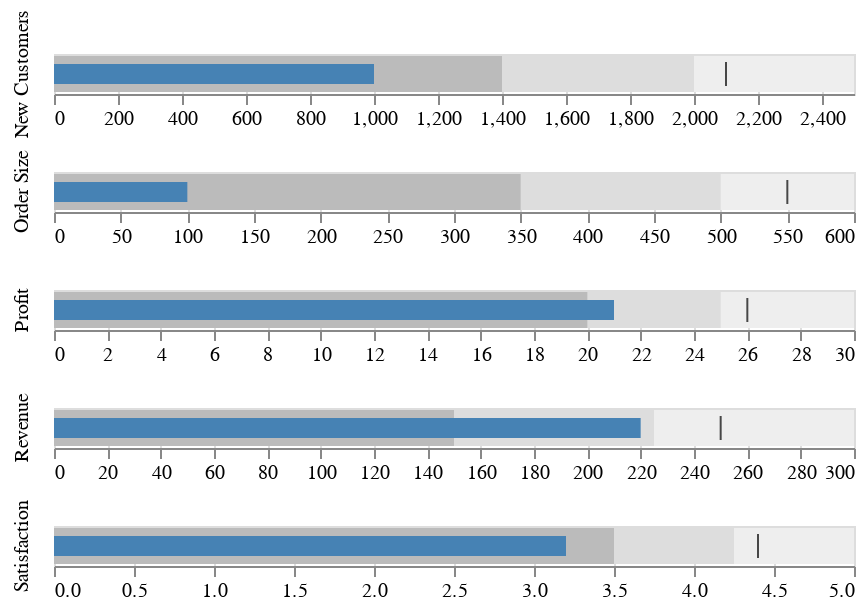

The code cell stored with this chart in its notebook:
### Markdown cell above
## Bullet charts

### Code cell
import altair as alt
import pandas as pd

df = pd.DataFrame.from_records([
    {"title":"Revenue","subtitle":"US$, in thousands","ranges":[150,225,300],"measures":[220,270],"markers":[250]},
    {"title":"Profit","subtitle":"%","ranges":[20,25,30],"measures":[21,23],"markers":[26]},
    {"title":"Order Size","subtitle":"US$, average","ranges":[350,500,600],"measures":[100,320],"markers":[550]},
    {"title":"New Customers","subtitle":"count","ranges":[1400,2000,2500],"measures":[1000,1650],"markers":[2100]},
    {"title":"Satisfaction","subtitle":"out of 5","ranges":[3.5,4.25,5],"measures":[3.2,4.7],"markers":[4.4]}
])

alt.layer(
    alt.Chart().mark_bar(color='#eee').encode(alt.X("ranges[2]:Q", scale=alt.Scale(nice=False), title=None)),
    alt.Chart().mark_bar(color='#ddd').encode(x="ranges[1]:Q"),
    alt.Chart().mark_bar(color='#bbb').encode(x="ranges[0]:Q"),
    alt.Chart().mark_bar(color='steelblue', size=10).encode(x='measures[0]:Q'),
    alt.Chart().mark_tick(color='black', size=12).encode(x='markers[0]:Q'),
    data=df
).facet(
    row=alt.Row("title:O", title='')
).resolve_scale(
    x='independent'
)

### Figure 1 — Vega-Lite specification as saved in the notebook (floating-point values rounded to 4 significant figures)
{"config": {"view": {"continuousWidth": 400, "continuousHeight": 300}}, "data": {"name": "data-51276fdc382351453eb0c63bc10cd921"}, "facet": {"row": {"type": "ordinal", "field": "title", "title": ""}}, "spec": {"layer": [{"mark": {"type": "bar", "color": "#eee"}, "encoding": {"x": {"type": "quantitative", "field": "ranges[2]", "scale": {"nice": false}, "title": null}}}, {"mark": {"type": "bar", "color": "#ddd"}, "encoding": {"x": {"type": "quantitative", "field": "ranges[1]"}}}, {"mark": {"type": "bar", "color": "#bbb"}, "encoding": {"x": {"type": "quantitative", "field": "ranges[0]"}}}, {"mark": {"type": "bar", "color": "steelblue", "size": 10}, "encoding": {"x": {"type": "quantitative", "field": "measures[0]"}}}, {"mark": {"type": "tick", "color": "black", "size": 12}, "encoding": {"x": {"type": "quantitative", "field": "markers[0]"}}}]}, "resolve": {"scale": {"x": "independent"}}, "$schema": "https://vega.github.io/schema/vega-lite/v4.8.1.json", "datasets": {"data-51276fdc382351453eb0c63bc10cd921": [{"title": "Revenue", "subtitle": "US$, in thousands", "ranges": [150, 225, 300], "measures": [220, 270], "markers": [250]}, {"title": "Profit", "subtitle": "%", "ranges": [20, 25, 30], "measures": [21, 23], "markers": [26]}, {"title": "Order Size", "subtitle": "US$, average", "ranges": [350, 500, 600], "measures": [100, 320], "markers": [550]}, {"title": "New Customers", "subtitle": "count", "ranges": [1400, 2000, 2500], "measures": [1000, 1650], "markers": [2100]}, {"title": "Satisfaction", "subtitle": "out of 5", "ranges": [3.5, 4.25, 5], "measures": [3.2, 4.7], "markers": [4.4]}]}}
